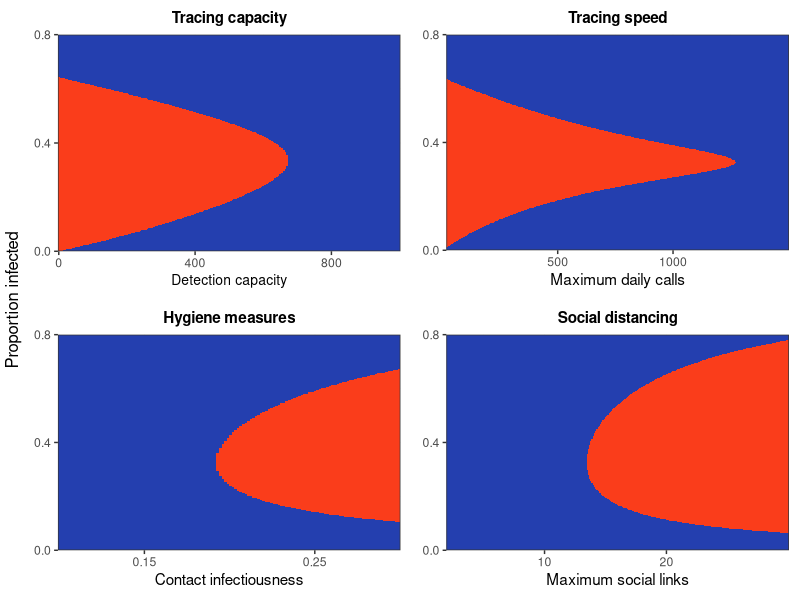
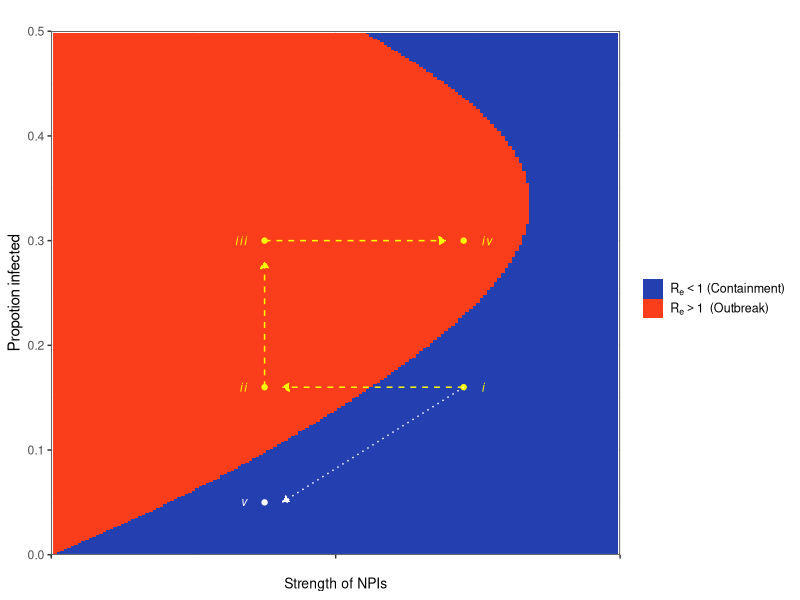
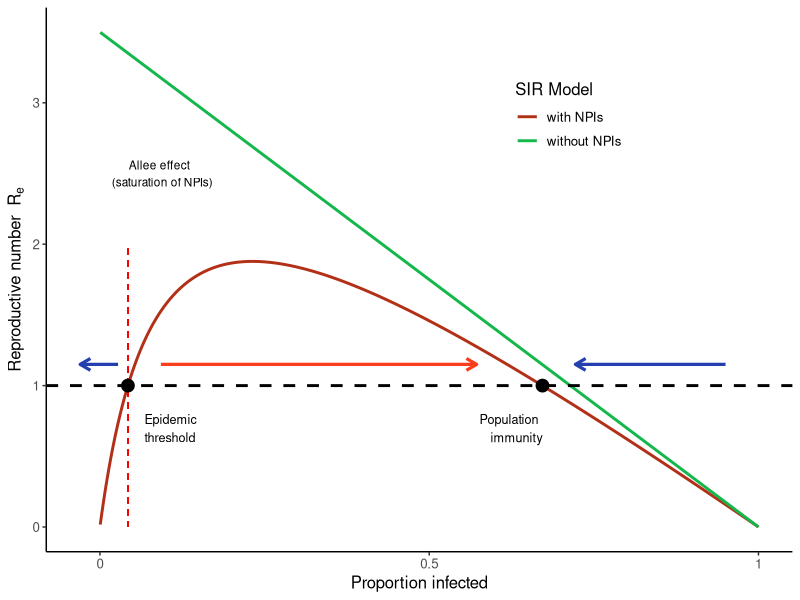
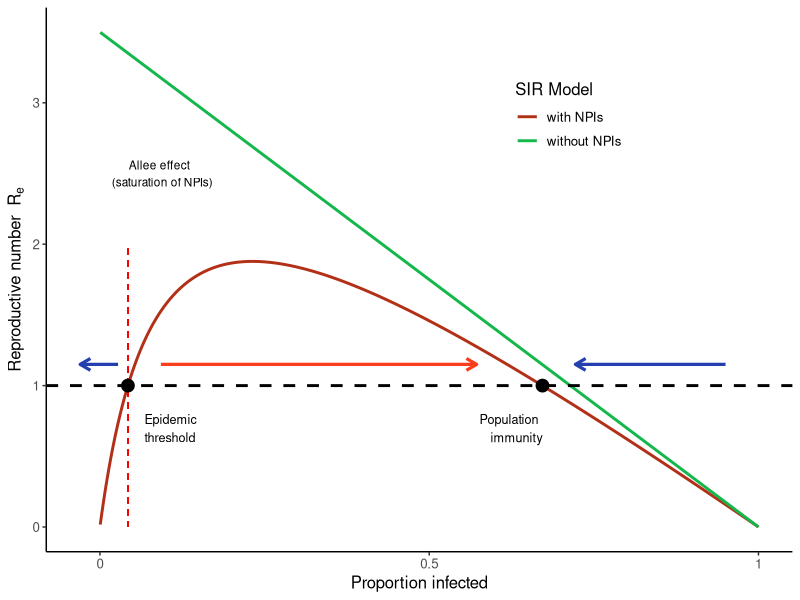

Here is the R script that generated these plots, in order:
###### Plot the state space of Rt against N infected for different interventions

# Variables
#
# Npop: overall population
# pCall: probability that an attempt to contact individual is succesful
# pInfection: probability that a close contact is infected
# maxLinks: average number of close contacts that non detected infected individuals make
# NDailyCalls: daily number of contacting attempts that can be performed
# maxDetected: maximum number of infected individuals that can be detected
# infectedSubsample: plotting parameter to subsample infected for 2D rasters
# propInfectedMax: plotting parameter to truncate 2D plots vertically

library(tidyr)
library(ggplot2)
library(reshape)
library(dplyr)
library(gridExtra)
library(cowplot)
library(gtable)

#########
# ---- Basic model functions ----
########

# function of effective social links by day
links_fun <- function(maxLinks, day){
  return(maxLinks * (day^4) / (day^4 + 7^4))
}

# calculate the expected number of links of detected individuals
expected_links <- function(maxLinks, pContact){
  days <- c(0:20)
  pDay <- dgeom(days, pContact)
  pDay[length(pDay)] <- 1 - sum(pDay[1:(length(pDay)-1)])
  links <- links_fun(maxLinks, days)
  expectedLinks <- sum(pDay * links)
  return(expectedLinks)
}

# calculate Rt for given parameters
calculate_Rt <- function(maxDetected, maxLinks, Infected, pCall, NDailyCalls,
                   pInfection, Npop){
  # Expected number of detected individuals
  pDetected <- maxDetected / (maxDetected + Infected)
  NDetected <- pDetected * Infected
  # Daily probability that a detected individual is contacted
  pContact <- 1 - (1-pCall)^(NDailyCalls/NDetected)
  # Number of expected social links for detected individuals
  detectedLinks <- expected_links(maxLinks, pContact)
  # Probability that a contact of an infected is susceptible
  pSusceptible<- (Npop - Infected - 1) / (Npop - 1)
  # Rt calculation
  Rt <- pSusceptible * pInfection * (pDetected*detectedLinks + (1-pDetected)*maxLinks)
  return(Rt)
}

# calculates Rt for a vector of values of Infected
calculate_Rt_range <- function(maxDetected, maxLinks, Infected, pCall,
                               NDailyCalls, pInfection, Npop){
  RtVec <- vector()
  for (i in c(1:length(Infected))) {
    RtVec[i] <- calculate_Rt(maxDetected, maxLinks, Infected[i], pCall,
                             NDailyCalls, pInfection, Npop)
  }
  return(RtVec)
}

##############################
# --- Functions that generate phase space -----
#############################

### Calculate Rt for a varying number of detection capacity
Rt_detected <- function(maxLinks, maxDetected, pCall,  pInfection,
                     NDailyCalls, Npop, propInfectedMax = 1){
  infected <- c(1:round(Npop*propInfectedMax))
  RtSpace <- matrix(NA, ncol=length(maxDetected), nrow=length(infected))
  for(md in c(1:length(maxDetected))) {
    RtSpace[,md] <-  calculate_Rt_range(maxDetected=maxDetected[md],
                                        maxLinks=maxLinks, Infected=infected,
                                        pCall=pCall,
                                        NDailyCalls=NDailyCalls,
                                        pInfection=pInfection,
                                        Npop=Npop)
  }
  colnames(RtSpace) <- maxDetected
  rownames(RtSpace) <- infected
  return(RtSpace)
}


### Calculate Rt for a varying number of daily calls
Rt_calls <- function(maxLinks, maxDetected, pCall,  pInfection,
                     NDailyCalls, Npop, propInfectedMax = 1){
  infected <- c(1:round(Npop*propInfectedMax))
  RtSpace <- matrix(NA, ncol=length(NDailyCalls), nrow=length(infected))
  for(nc in c(1:length(NDailyCalls))) {
    RtSpace[,nc] <-  calculate_Rt_range(maxDetected=maxDetected,
                                        maxLinks=maxLinks, Infected=infected,
                                        pCall=pCall,
                                        NDailyCalls=NDailyCalls[nc],
                                        pInfection=pInfection,
                                        Npop=Npop)
  }
  colnames(RtSpace) <- NDailyCalls
  rownames(RtSpace) <- infected
  return(RtSpace)
}


### Calculate Rt for a varying number of maximum contacts
Rt_links <- function(maxLinks, maxDetected, pCall,  pInfection,
                     NDailyCalls, Npop, propInfectedMax = 1){
  infected <- c(1:round(Npop*propInfectedMax))
  RtSpace <- matrix(NA, ncol=length(maxLinks), nrow=length(infected))
  for(ml in c(1:length(maxLinks))) {
    RtSpace[,ml] <-  calculate_Rt_range(maxDetected=maxDetected,
                                        maxLinks=maxLinks[ml], Infected=infected,
                                        pCall=pCall,
                                        NDailyCalls=NDailyCalls,
                                        pInfection=pInfection,
                                        Npop=Npop)
  }
  colnames(RtSpace) <- maxLinks
  rownames(RtSpace) <- infected
  return(RtSpace)
}

### Calculate Rt for a varying number of probability of infectious close contact
Rt_pInfection <- function(maxLinks, maxDetected, pCall,  pInfection,
                     NDailyCalls, Npop, propInfectedMax = 1){
  infected <- c(1:round(Npop*propInfectedMax))
  RtSpace <- matrix(NA, ncol=length(pInfection), nrow=length(infected))
  for(pI in c(1:length(pInfection))) {
    RtSpace[,pI] <-  calculate_Rt_range(maxDetected=maxDetected,
                                        maxLinks=maxLinks, Infected=infected,
                                        pCall=pCall,
                                        NDailyCalls=NDailyCalls,
                                        pInfection=pInfection[pI],
                                        Npop=Npop)
  }
  colnames(RtSpace) <- pInfection
  rownames(RtSpace) <- infected
  return(RtSpace)
}

# Enlongate and subsample matrix, and binarize, to draw raster in ggplot
# varNames is the names of the columns
# infectedSubsample indicates to keep 1 of every infectedSumsample infected values
enlongate_matrix <- function(inputMatrix, varNames, infectedSubsample) {
  longDF <- melt.array(inputMatrix, varnames = varNames) %>%
    dplyr::rename(., Rt = value) %>%
    dplyr::mutate(., Rt_exp = as.factor(as.integer(Rt > 1))) %>%
    as_tibble(.) %>%
    dplyr::filter(., (Infected %% infectedSubsample) == 0)
  return(longDF)
}

# plot 2D
plot_phase_space <- function(inputDF, reverse = FALSE){
  spacePlot <- ggplot(inputDF, aes(x = measure, y = Infected, fill = Rt_exp)) +
    geom_raster() +
    scale_fill_manual(values = c("#243faf", "#fa3d1b"),
                      name = element_blank(), labels = c(bquote(R[e]<1~"(Containment)"),
                                                         bquote(R[e]>1~" (Outbreak)"))) +
    scale_y_continuous(name = "Proportion infected", expand = c(0,0),
                       limits = c(0,.8), breaks = c(0, 0.4, 0.8)) +
    theme_bw()
  if (reverse) {
    spacePlot <- spacePlot +
      scale_x_reverse(name = xName, expand = c(0,0))
  }
  return(spacePlot)
}


###############################
# ---- Make the space plots -----
###############################

# general parameters
pCall <- 0.15
pInfection <- 0.2
Npop <- 2000
maxLinks <- 14
propInfectedMax <- 1
NDailyCalls <- 800
infectedSubsample <- 3
maxDetected <- 600

# ranges for 
maxDetected_Vec <- seq(0, 1000, 5)
dailyCalls_Vec <- seq(20, 1500, 5)
maxLinks_Vec <- seq(2, 30, 0.1)
pInfection_Vec <- seq(0.1, 0.3, 0.0015)

# Space plot for maximum number of people that can be detected
detectedLong <- Rt_detected(maxLinks = maxLinks, maxDetected = maxDetected_Vec,
                        pCall = pCall, pInfection = pInfection,
                        NDailyCalls = NDailyCalls, Npop = Npop,
                        propInfectedMax = propInfectedMax) %>%
                enlongate_matrix(., c("Infected", "maxDetected"), infectedSubsample)

detectedPlot <- dplyr::rename(detectedLong, measure = maxDetected) %>%
  dplyr::mutate(Infected =Infected/ Npop) %>% 
  plot_phase_space(.) +
  ggtitle("Tracing capacity") +
  theme(plot.title = element_text(hjust = 0.5, size = 11, face = "bold"),
        axis.title.x = element_text(size = 10)) +
  scale_x_continuous(breaks = c(0, 400, 800), name = "Detection capacity",
                     expand = c(0,0))

# Space plot for maximum number of calls (speed of detection)
callsLong <- Rt_calls(maxLinks = maxLinks, maxDetected = maxDetected,
                        pCall = pCall, pInfection = pInfection,
                        NDailyCalls = dailyCalls_Vec, Npop = Npop,
                        propInfectedMax = propInfectedMax) %>%
            enlongate_matrix(., c("Infected", "maxCalls"), infectedSubsample)
callsPlot <- dplyr::rename(callsLong, measure = maxCalls) %>%
  dplyr::mutate(Infected =Infected/ Npop) %>% 
  plot_phase_space(.) +
  ggtitle("Tracing speed") +
  theme(plot.title = element_text(hjust = 0.5, size = 11, face = "bold")) +
  scale_x_continuous(breaks = c(0, 500, 1000), name =  "Maximum daily calls",
                     expand = c(0,0))

# Space plot for maximum number of links
linksLong <- Rt_links(maxLinks = maxLinks_Vec, maxDetected = maxDetected,
                        pCall = pCall, pInfection = pInfection,
                        NDailyCalls = NDailyCalls, Npop = Npop,
                        propInfectedMax = propInfectedMax) %>% 
            enlongate_matrix(., c("Infected", "maxLinks"), infectedSubsample)
linksPlot <- dplyr::rename(linksLong, measure = maxLinks) %>%
  dplyr::mutate(Infected =Infected/ Npop) %>% 
  plot_phase_space(.) +
  ggtitle("Social distancing") +
  theme(plot.title = element_text(hjust = 0.5, size = 11, face = "bold")) +
  scale_x_continuous(breaks = c(10, 20), name =  "Maximum social links",
                     expand = c(0,0))

# Space plot for pInfection 
infectionLong <- Rt_pInfection(maxLinks = maxLinks, maxDetected = maxDetected,
                        pCall = pCall, pInfection = pInfection_Vec,
                        NDailyCalls = NDailyCalls, Npop = Npop,
                        propInfectedMax = propInfectedMax) %>%
            enlongate_matrix(., c("Infected", "pInfection"), infectedSubsample)
infectionPlot <- dplyr::rename(infectionLong, measure = pInfection) %>%mutate(Infected =Infected/ Npop) %>% 
  plot_phase_space(.) +
  ggtitle("Hygiene measures") +
  theme(plot.title = element_text(hjust = 0.5, size = 11, face = "bold")) +
  scale_x_continuous(breaks = c(0.15, 0.25), name = "Contact infectiousness",
                     expand = c(0,0))



# ---- arrange plots into grid -----
legendPlot <- detectedPlot + theme(legend.position = "bottom",
                                   legend.key.size = unit(.5,"cm"),
                                   legend.text = element_text(size = 9))
legend <- gtable_filter(ggplotGrob(legendPlot), "guide-box")

plotGrid <- grid.arrange(
                     arrangeGrob(detectedPlot + theme(legend.position="none",
                                                      axis.title.y=element_blank(),
                                                      plot.margin=margin(8,8,8,8)),
                                 callsPlot + theme(legend.position="none",
                                                      axis.title.y=element_blank(),
                                                      plot.margin=margin(8,8,8,8)),
                                 infectionPlot + theme(legend.position="none",
                                                      axis.title.y=element_blank(),
                                                      plot.margin=margin(8,8,8,8)),
                                 linksPlot + theme(legend.position="none",
                                                      axis.title.y=element_blank(),
                                                      plot.margin=margin(8,8,8,8)),
                                 ncol=2, left = "Proportion infected")#,legend,
                     #heights=c(10, .5)
                     )


ggsave("./plots/phase_space.png", plotGrid, width = 15, height = 13, units = "cm")


######
### ---- plot state-space dynamics for fig 1d----
###
x1 = 300
x2 = 580
y1 = .16
y2 = .3
y1bis = .05
xOffset = 25
yOffset= 15
colSquare = "yellow"
colLine = "white"
linSquare="dashed"
linLine = "dotted"
fontSize = 3
xLim = c(0,800)
yLim = c(0,.5)


npi.upper.plot = detectedPlot + scale_x_continuous(breaks = c(0, 400, 800), 
                                  labels = c("","",""),
                                  expand = c(0,0),
                                  limits = xLim) +
  scale_y_continuous(expand=c(0,0),limits=yLim)+
  ggtitle("") +
  labs(x="Strength of NPIs",y="Propotion infected")+
  
  theme(#axis.title.y=element_blank(),
        legend.key.size = unit(.5,"cm"),
        legend.text = element_text(size = 9),
        legend.position = "right")+
  annotate(geom="point",x=x1,y=y1,col=colSquare)+
  annotate(geom="point",x=x2,y=y1,col=colSquare)+
  annotate(geom="point",x=x1,y=y2,col=colSquare)+
  annotate(geom="point",x=x2,y=y2,col=colSquare) + 
  annotate(geom = "text",x=x2+xOffset,y1,label="italic(i)",size=fontSize,parse=T,hjust="outward",col=colSquare)+
  annotate(geom = "text",x=x2+xOffset,y2,label="italic(iv)",size=fontSize,parse=T,hjust="outward",col=colSquare)+
  annotate(geom = "text",x=x1-xOffset,y1,label="italic(ii)",size=fontSize,parse=T,hjust="outward",col=colSquare)+
  annotate(geom = "text",x=x1-xOffset,y2,label="italic(iii)",size=fontSize,parse=T,hjust="outward",col=colSquare)+
  annotate(geom="segment",x=x2,xend = x1+25,y=y1,yend=y1,col=colSquare,
           arrow = arrow(length = unit(0.2, "cm"), ends = "last",type="closed"),linetype=linSquare) +
  annotate(geom="segment",x=x1,xend = x2-25,y=y2,yend=y2,col=colSquare,
           arrow = arrow(length = unit(0.2, "cm"), ends = "last",type = "closed"),linetype=linSquare)+
  annotate(geom="segment",x=x1,xend = x1,y=y1,yend=y2-.02,col=colSquare,
           arrow = arrow(length = unit(0.2, "cm"), ends = "last",type = "closed"),linetype=linSquare)+
  annotate(geom="point",x=x1,y=y1bis,col=colLine)+
  annotate(geom = "text",x=x1-xOffset,y1bis,label="italic(v)",size=fontSize,parse=T,hjust="outward",col=colLine)+
  annotate(geom="segment",x=x2,xend = x1+xOffset,y=y1,yend=y1bis,col=colLine,
           arrow = arrow(length = unit(0.2, "cm"), ends = "last",type="closed"),linetype=linLine)


npi.upper.plot


#npi.lower.plot = npi.upper.plot

#grid.arrange(npi.upper.plot,npi.lower.plot,ncol=1,left="Proportion infected",bottom="Strength of NPIs")

########################
#----  plot 1d phase space ----
########################

# Rt as function of infected individuals without allee
logistic_R <- function(R0, Npop) {
  I <- c(1:Npop)
  R <- R0 * (Npop - I)/Npop
  return(R)
}

# Rt as function of infected individuals with allee
allee_R <- function(R0, Npop, I50) {
  I <- c(1:Npop)
  R <- R0 * (Npop - I)/Npop * I / (I + I50)
  return(R)
}

lR <- logistic_R(3.5, 2000)
aR <- allee_R(3.5, 2000, 200)

rdf <- data.frame(Infected = c(1:2000), lR = lR, aR = aR) %>%
  tidyr::pivot_longer(., cols = c("aR", "lR"), names_to = "model",
                      values_to = "R")

#--- plotting code to detect and signal thresholds and comment the plots----

equilibriumPoints <- which(aR < 1)
point1 <- which(diff(equilibriumPoints) == max(diff(equilibriumPoints)))
point2 <- equilibriumPoints[point1+1]

equilibriumDf <- data.frame(Infected = c(point1, point2), R = c(1, 1),
                               type = c("unstable", "stable"))
arrowDf <- data.frame(Ii = c(point1 - 30, point1 + 100, Npop - 100),
                      If = c(-60, point2 - 200, point2 + 100),
                      direction = c("left", "right", "left"),
                      R = 1.15)

thresholdText <- c("Epidemic \nthreshold")
immunityText <- c("Population \nimmunity")


allee1D <- ggplot(rdf, aes(x = Infected, y = R, color = model)) +
  geom_line(size = 1) +
  scale_color_manual(values = c("#b33018", "#14b74b"), name = "SIR Model",
                     labels = c("with NPIs", "without NPIs")) +
  geom_hline(yintercept = 1, size = 1, linetype = "dashed") +
  geom_segment(aes(x = point1, xend = point1, y = 0, yend = 2), color = "red",
               linetype = "dashed") +
  xlab("Proportion infected") +
  ylab(bquote('Reproductive number ' ~R[e] )) +
  geom_point(data = equilibriumDf, size = 4, color = "black") +
  geom_segment(data = dplyr::filter(arrowDf, direction == "right"),
               aes(x = Ii, xend = If, y = R, yend = R), color = "#fa3d1b",
               arrow = arrow(length = unit(0.3, "cm")), size = 1.1) +
  geom_segment(data = dplyr::filter(arrowDf, direction == "left"),
               aes(x = Ii, xend = If, y = R, yend = R), color =  "#243faf",
               arrow = arrow(length = unit(0.3, "cm"), ends = "last"),
               size = 1.1) +
  #geom_text(aes(x = point1+50, y = 0.7), label = thresholdText, color = "black",
            #hjust = "inward", family = "sans", fontface = "plain", ) +
  annotate("text", x=point1+50, y=0.7, label=thresholdText, size=3.2, hjust="inward") +
  annotate("text", x=point2, y=0.7, label=immunityText, size=3.2, hjust="inward") +
  annotate("text",x=point1+100,y=2.5,label="Allee effect \n (saturation of NPIs)",size=3,hjust="center") +
#  geom_text(aes(x = point2, y = 0.7), label = immunityText, color = "black",
 #           hjust = "inward", family = "sans", fontface = "plain" ) +
  theme_classic() +
  scale_x_continuous(breaks = c(0, 1000, 2000), labels = c(0, 0.5, 1)) + 
  theme(legend.position = c(.7,.8),text=element_text(size=12)) 

allee1D <- print(allee1D)
ggsave("./plots/allee1D.png", allee1D, width = 15, height = 9, units = "cm")
